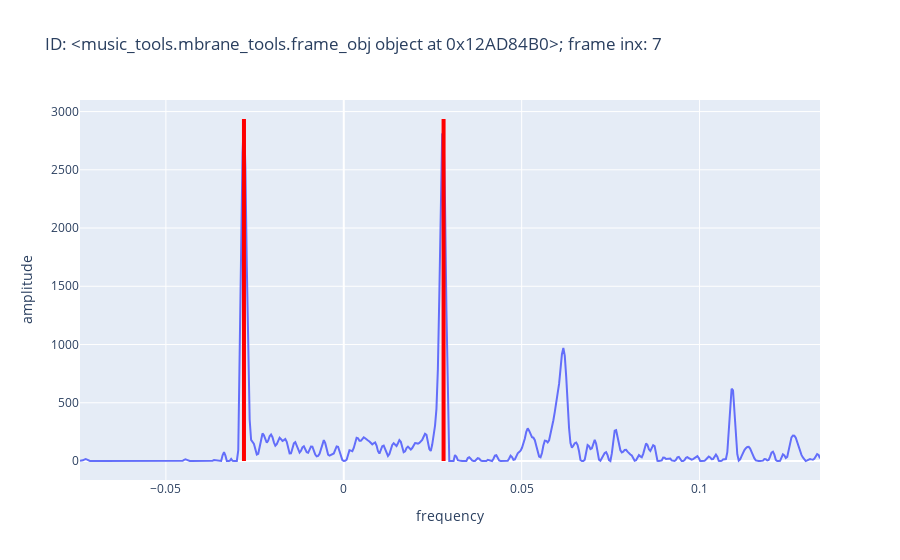

The code cell stored with this chart in its notebook:
### Code cell
image_avail= image_dict.keys()
image_avail= sorted(image_avail)


## chose image folder by index
image_idx= 0
## chose transect by index (transects in increasing order).
frame= 7

peak_cap= .35 # min amp cap.

frame_plot= True
extremes= "extremes" ## extract only min and max peaks.
center_surface= True ## center peak positions. 
pxl_dist= 40e-5 # distance between pixels in transect, chose your metric

#################
#################

image_select= image_avail[image_idx]
print(image_select)


surface= image_dict[image_select]['surface'] # transect position list for selected image.

array_spec= image_dict[image_select]['I'].T

##################

pfinder= peak_finder(
    pxl_dist= pxl_dist,
    peak_cap= peak_cap
)

##################

pfinder.peaks(array_spec)

pfinder.extremes()
pfinder.centre()
pfinder.package()

pfinder.plot(idx= 7)

### Figure 1 — Plotly figure (JSON) as saved in the notebook; plotly's stock layout.template omitted (floating-point values rounded to 4 significant figures; data arrays with more than 128 entries replaced by an {"elided": "..."} marker saying what was removed)
{"data": [{"mode": "lines", "type": "scatter", "x": {"elided": "520 float values"}, "y": {"elided": "520 float values"}}], "layout": {"shapes": [{"line": {"color": "red", "dash": "solid", "width": 4}, "type": "line", "x0": -0.02805, "x1": -0.02805, "y0": 0, "y1": 2936.0}, {"line": {"color": "red", "dash": "solid", "width": 4}, "type": "line", "x0": 0.02805, "x1": 0.02805, "y0": 0, "y1": 2936.0}], "title": {"text": "ID: <music_tools.mbrane_tools.frame_obj object at 0x12AD84B0>; frame inx: 7"}, "xaxis": {"title": {"text": "frequency"}}, "yaxis": {"title": {"text": "amplitude"}}}}
